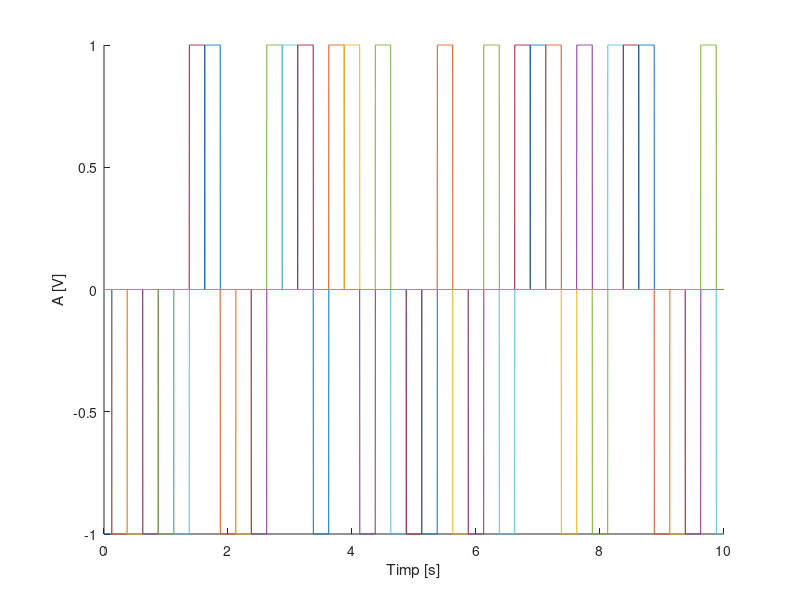
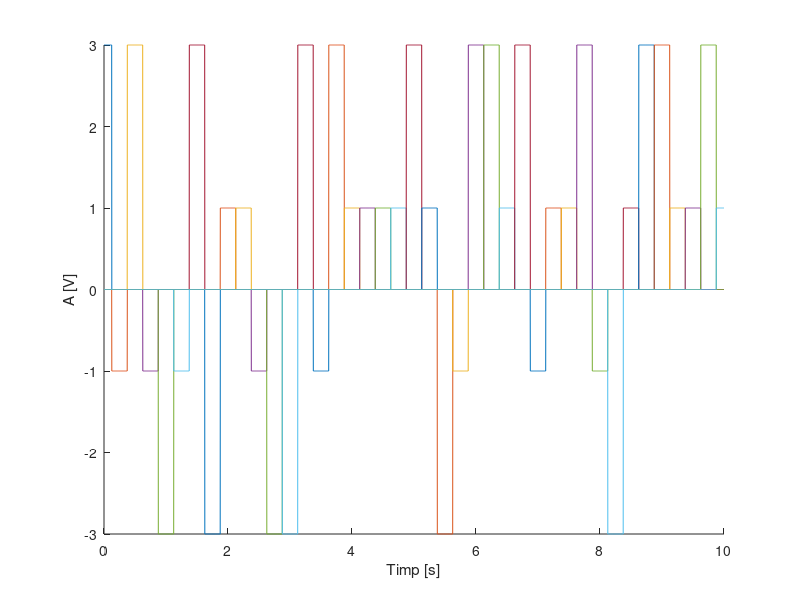
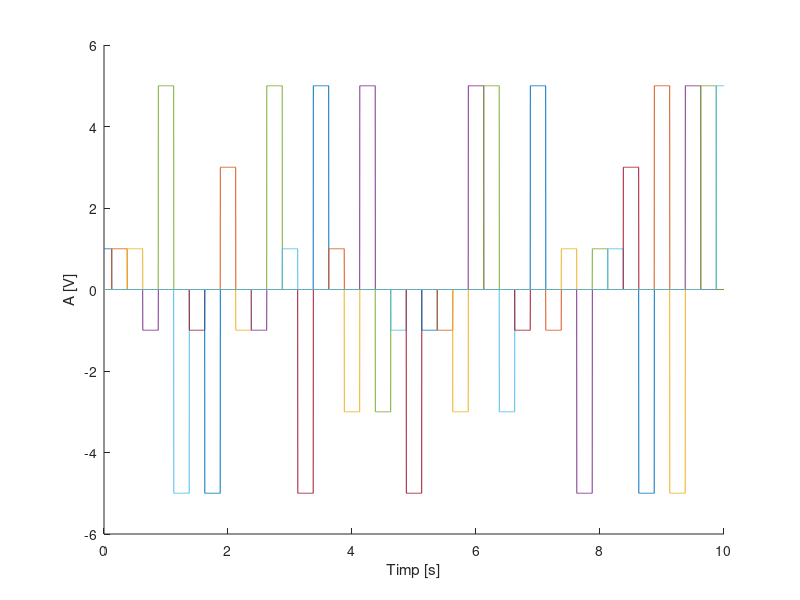
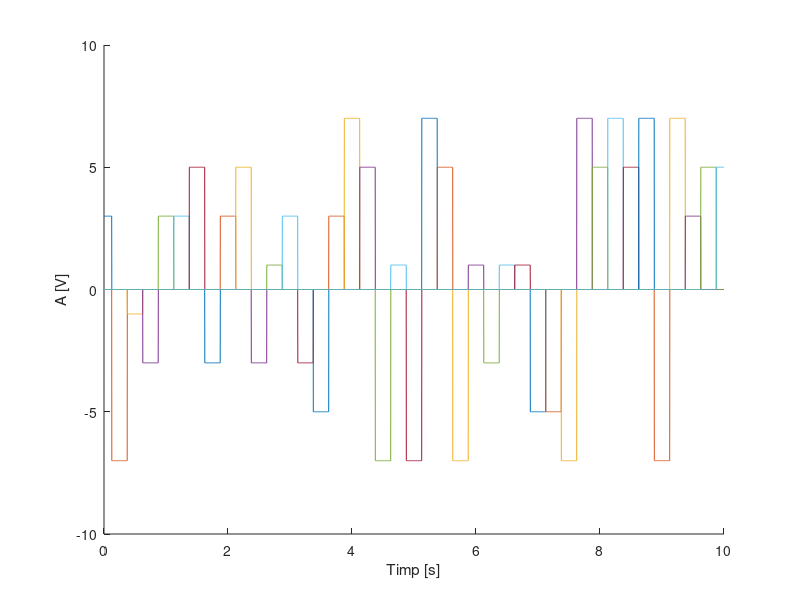

The MATLAB source for these figures, in order:
t1=0:0.002:10; %rezolutie temporala de 2ms
figure(1)
level = [ -1, 1 ]; %vector cu 2 valori: 1 si -1
hold on
for n=0:0.25:10
x = datasample(level, 1);
plot(t1, x*rectpuls(t1-n, 0.25))
end
xlabel('Timp [s]')
ylabel('A [V]')
hold off

figure(2)
level = [ -3, -1, 1, 3 ]; %vector de valori -3,-1,1,3
hold on
for n=0:0.25:10
x = datasample(level, 1);
plot(t1, x*rectpuls(t1-n, 0.25))
end
xlabel('Timp [s]')
ylabel('A [V]')
hold off

figure(3)
level = [ -5, -3, -1, 1, 3, 5 ];
hold on
for n=0:0.25:10
x = datasample(level, 1);
plot(t1, x*rectpuls(t1-n, 0.25))
end
xlabel('Timp [s]')
ylabel('A [V]')
hold off

figure(4)
level = [ -7, -5, -3, -1, 1, 3, 5, 7];
hold on
for n=0:0.25:10
x = datasample(level, 1);
plot(t1, x*rectpuls(t1-n, 0.25))
end
xlabel('Timp [s]')
ylabel('A [V]')
hold off


t2=0:0.02:10; %0.02 = 20ms = rezolutia temporala

figure(5)
level = [ -1, 1 ]; %vector cu valori -1,1
hold on
for n=0:0.25:10
x = datasample(level, 1);
plot(t2, x*rectpuls(t2-n, 0.25))
end
xlabel('Timp [s]')
ylabel('A [V]')
hold off

figure(6)
level = [ -3, -1, 1, 3 ]; %vector valorile: -3 ,-1, 1, 3
hold on
for n=0:0.25:10
x = datasample(level, 1);
plot(t2, x*rectpuls(t2-n, 0.25))
end
xlabel('Timp [s]')
ylabel('A [V]')
hold off

figure(7)
level = [ -5, -3, -1, 1, 3, 5 ];
hold on
for n=0:0.25:10
x = datasample(level, 1);
plot(t2, x*rectpuls(t2-n, 0.25))
end
xlabel('Timp [s]')
ylabel('A [V]')
hold off

figure(8)
level = [ -7, -5, -3, -1, 1, 3, 5, 7];
hold on
for n=0:0.25:10
x = datasample(level, 1);
plot(t2, x*rectpuls(t2-n, 0.25))
end
xlabel('Timp [s]')
ylabel('A [V]')
hold off

t3=0:0.2:10; %0.2 = 200ms = rezolutia temporala

figure(9)
level = [ -1, 1 ]; %vector cu 2 valori: 1 si -1
hold on
for n=0:0.25:10
x = datasample(level, 1);
plot(t3, x*rectpuls(t3-n, 0.25))
end
xlabel('Timp [s]')
ylabel('A [V]')
hold off

figure(10)
level = [ -3, -1, 1, 3 ]; %vector cu 4 valori: -3 ,-1, 1, 3
hold on
for n=0:0.25:10
x = datasample(level, 1);
plot(t3, x*rectpuls(t3-n, 0.25))
end
xlabel('Timp [s]')
ylabel('A [V]')
hold off

figure(11)
level = [ -5, -3, -1, 1, 3, 5 ];
hold on
for n=0:0.25:10
x = datasample(level, 1);
plot(t3, x*rectpuls(t3-n, 0.25))
end
xlabel('Timp [s]')
ylabel('A [V]')
hold off

figure(12)
level = [ -7, -5, -3, -1, 1, 3, 5, 7];
hold on
for n=0:0.25:10
x = datasample(level, 1);
plot(t3, x*rectpuls(t3-n, 0.25))
end
xlabel('Timp [s]')
ylabel('A [V]')
hold off
